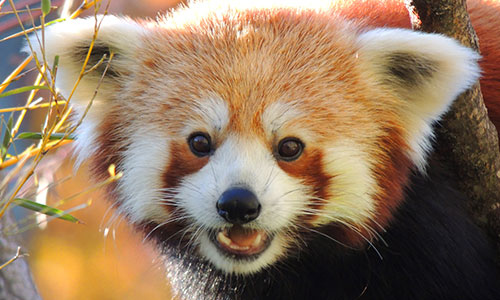
#> input picture red_panda.jpg, 500 x 300 px
$ python thresholding.py
#> lines starting #> are read from the running program, lines starting #| are printed output that depends on the picture; after the words box and inside, x2 and y2 are one past the last pixel; in counts of white or black regions, pixels touching at a corner belong together
import cv2
import numpy as np

def nothing(x):
    pass

img = cv2.imread("red_panda.jpg", cv2.IMREAD_GRAYSCALE)
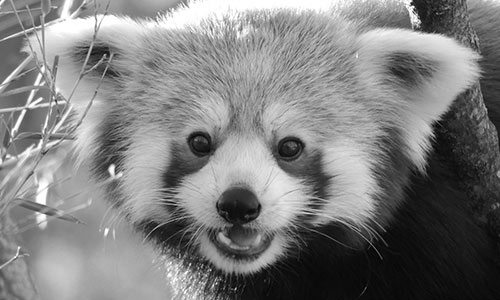
#> img: shape (300, 500); min 0, max 255, mean 126.3
cv2.namedWindow("Image")
cv2.createTrackbar("Threshold value", "Image", 128, 255, nothing)
while True:
    value_threshold = cv2.getTrackbarPos("Threshold value", "Image")
    #.threshold(src, thresh, maxValue, type)
    #intensity measured 0 - 255 (black -> white
    _, threshold_binary = cv2.threshold(img, value_threshold, 255, cv2.THRESH_BINARY)
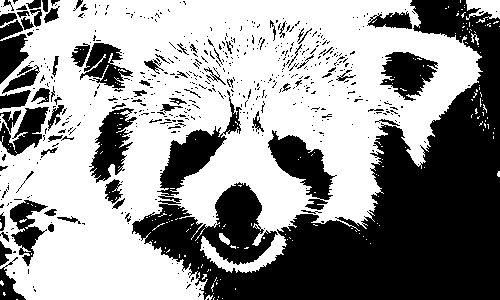
#> threshold_binary: shape (300, 500); 58.2% white; 558 black regions (480 under 20 px), largest, box (x1, y1, x2, y2) and area: (132, 0, 500, 300) 44906, (268, 130, 337, 210) 2351, (89, 108, 137, 183) 1749
    _, threshold_binary_inv = cv2.threshold(img, value_threshold, 255, cv2.THRESH_BINARY_INV)
    _, threshold_trunc = cv2.threshold(img, value_threshold, 255, cv2.THRESH_TRUNC)
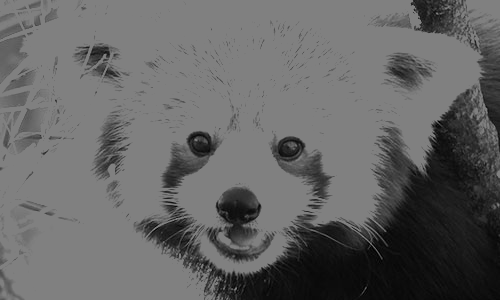
#> threshold_trunc: shape (300, 500); min 0, max 128, mean 100.4
    _, threshold_to_zero = cv2.threshold(img, value_threshold, 255, cv2.THRESH_TOZERO)
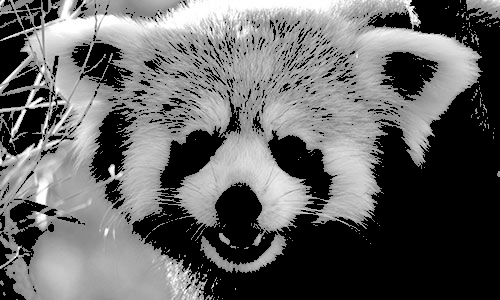
#> threshold_to_zero: shape (300, 500); min 0, max 255, mean 100.5

    cv2.imshow("Image", img)
    cv2.imshow("th binary", threshold_binary)
    cv2.imshow("th binary inv", threshold_binary_inv)
    cv2.imshow("th trunc", threshold_trunc)
    cv2.imshow("th to zero", threshold_to_zero)

    key = cv2.waitKey(100)
#> (key Esc is pressed here)
    if key == 27:
        break
cv2.destroyAllWindows()
